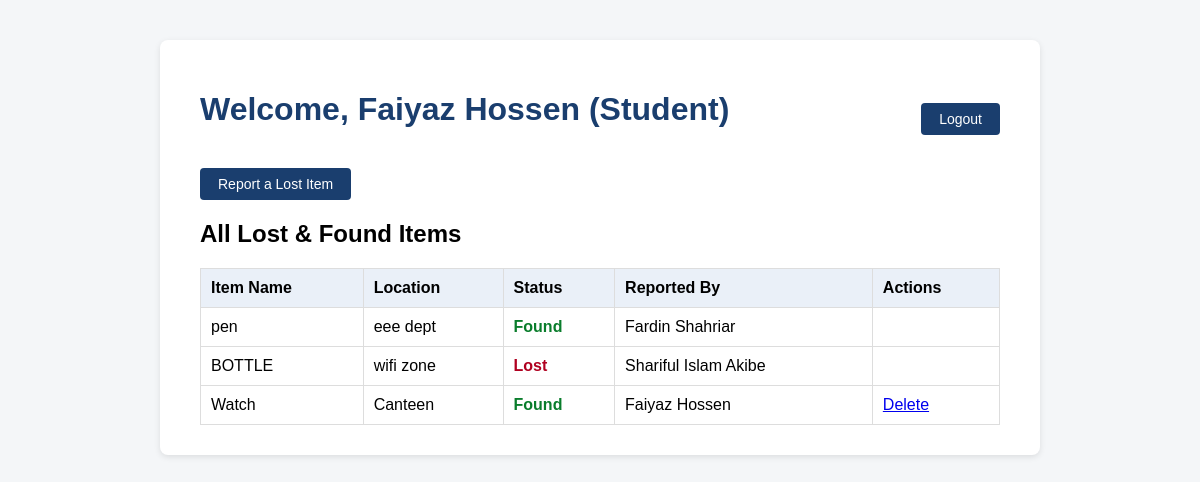
/dashboard.php (signed in), run on the app's committed database.
### tables this page shows
CREATE TABLE items (
    item_id     INT AUTO_INCREMENT PRIMARY KEY,
    item_name   VARCHAR(100) NOT NULL,
    status      ENUM('Lost', 'Found') NOT NULL DEFAULT 'Lost',
    location    VARCHAR(100) NOT NULL,
    reported_by INT,
    CONSTRAINT fk_reported_by
        FOREIGN KEY (reported_by) REFERENCES users(id)
        ON DELETE CASCADE
);

CREATE TABLE users (
    id        INT AUTO_INCREMENT PRIMARY KEY,
    ewu_id    VARCHAR(20) NOT NULL UNIQUE,
    name      VARCHAR(50) NOT NULL,
    password  VARCHAR(50) NOT NULL,
    role      ENUM('Student', 'Admin') NOT NULL DEFAULT 'Student'
);

### dashboard.php (the view, shortened to what this page needs)
<?php
require_once 'config.php';
$role      = $_SESSION['role'];
$user_id   = $_SESSION['user_id'];
$user_name = $_SESSION['user_name'];
$sql = "SELECT items.item_id, items.item_name, items.status, items.location,
               items.reported_by, users.name AS reporter_name
        FROM items
        LEFT JOIN users ON items.reported_by = users.id
        ORDER BY items.item_id DESC";
$result = $conn->query($sql);
?>
<!DOCTYPE html>
<html lang="en">
<head>
    <link rel="stylesheet" href="style.css">
</head>
<body>
    <div class="container">
        <div class="topbar">
            <h1>Welcome, <?php echo htmlspecialchars($user_name); ?> (<?php echo htmlspecialchars($role); ?>)</h1>
            <a class="btn" href="logout.php">Logout</a>
        </div>
        <a class="btn" href="report_item.php">Report a Lost Item</a>
        <h2>All Lost & Found Items</h2>
        <table>
            <tr>
                <th>Item Name</th>
                <th>Location</th>
                <th>Status</th>
                <th>Reported By</th>
                <th>Actions</th>
            </tr>
            <?php while ($item = $result->fetch_assoc()): ?>
                <tr>
                    <td><?php echo htmlspecialchars($item['item_name']); ?></td>
                    <td><?php echo htmlspecialchars($item['location']); ?></td>
                    <td class="status-<?php echo strtolower($item['status']); ?>">
                        <?php echo htmlspecialchars($item['status']); ?>
                    </td>
                    <td><?php echo htmlspecialchars($item['reporter_name'] ?? 'Unknown'); ?></td>
                    <td>
                        <?php if ($role === 'Admin'): ?>
                            <?php if ($item['status'] === 'Lost'): ?>
                                <a href="update_status.php?item_id=<?php echo $item['item_id']; ?>">Mark Found</a> |
                            <?php endif; ?>
                            <a href="delete_item.php?item_id=<?php echo $item['item_id']; ?>"
                               onclick="return confirm('Delete this item?');">Delete</a>
                        <?php elseif ($role === 'Student' && $item['reported_by'] == $user_id): ?>
                            <a href="delete_item.php?item_id=<?php echo $item['item_id']; ?>"
                               onclick="return confirm('Delete this item?');">Delete</a>
                        <?php endif; ?>
                    </td>
                </tr>
            <?php endwhile; ?>
        </table>
    </div>
</body>
</html>

### style.css (style rules this page uses)
body { font-family: Arial, Helvetica, sans-serif; background-color: #f4f6f8; margin: 0; padding: 0; }
.container { max-width: 800px; margin: 40px auto; background: #ffffff; padding: 30px 40px; border-radius: 8px; box-shadow: 0 2px 6px rgba(0,0,0,0.1); }
h1 { color: #1a3e6e; }
button, .btn { margin-top: 18px; padding: 8px 18px; background-color: #1a3e6e; color: #fff; border: none; border-radius: 4px; cursor: pointer; text-decoration: none; display: inline-block; font-size: 14px; }
table { width: 100%; border-collapse: collapse; margin-top: 20px; }
th, td { border: 1px solid #ddd; padding: 10px; text-align: left; }
th { background-color: #eaf0f8; }
.status-lost { color: #b00020; font-weight: bold; }
.status-found { color: #0a7d2c; font-weight: bold; }
.topbar { display: flex; justify-content: space-between; align-items: center; }

### data on the page
items: item_name "pen", location "eee dept", status "Found", reported_by.name "Fardin Shahriar"
items: item_name "BOTTLE", location "wifi zone", status "Lost", reported_by.name "Shariful Islam Akibe"
items: item_name "Watch", location "Canteen", status "Found", reported_by.name "Faiyaz Hossen"

### other printed values
$user_name "Faiyaz Hossen"
$role "Student"
